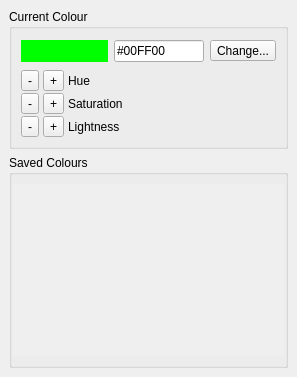
  <widget class="QDockWidget" name="ColoursDock">
   <property name="minimumSize">
    <size>
     <width>297</width>
     <height>377</height>
    </size>
   </property>
   <property name="features">
    <set>QDockWidget::NoDockWidgetFeatures</set>
   </property>
   <property name="windowTitle">
    <string>Colours</string>
   </property>
   <attribute name="dockWidgetArea">
    <number>2</number>
   </attribute>
   <widget class="QWidget" name="ColoursWrapper">
    <layout class="QVBoxLayout" name="verticalLayout">
     <item>
      <widget class="QGroupBox" name="GroupCurrentColour">
       <property name="title">
        <string>Current Colour</string>
       </property>
       <property name="flat">
        <bool>true</bool>
       </property>
       <layout class="QVBoxLayout" name="verticalLayout_5">
        <item>
         <widget class="QWidget" name="ColourCurrentWrapper" native="true">
          <layout class="QHBoxLayout" name="horizontalLayout_4">
           <property name="leftMargin">
            <number>0</number>
           </property>
           <property name="topMargin">
            <number>2</number>
           </property>
           <property name="rightMargin">
            <number>0</number>
           </property>
           <property name="bottomMargin">
            <number>2</number>
           </property>
           <item>
            <widget class="QWidget" name="CurrentColourBlock" native="true">
             <property name="minimumSize">
              <size>
               <width>50</width>
               <height>0</height>
              </size>
             </property>
             <property name="maximumSize">
              <size>
               <width>100</width>
               <height>16777215</height>
              </size>
             </property>
             <property name="baseSize">
              <size>
               <width>100</width>
               <height>0</height>
              </size>
             </property>
             <property name="styleSheet">
              <string notr="true">QWidget { background-color: #00ff00; }</string>
             </property>
            </widget>
           </item>
           <item>
            <widget class="QLineEdit" name="CurrentColourTextBox">
             <property name="sizePolicy">
              <sizepolicy hsizetype="Fixed" vsizetype="Fixed">
               <horstretch>0</horstretch>
               <verstretch>0</verstretch>
              </sizepolicy>
             </property>
             <property name="maximumSize">
              <size>
               <width>90</width>
               <height>16777215</height>
              </size>
             </property>
             <property name="inputMask">
              <string notr="true">\#HHHHHH</string>
             </property>
             <property name="text">
              <string notr="true">#00FF00</string>
             </property>
            </widget>
           </item>
           <item>
            <widget class="QToolButton" name="ChangeCurrentColour">
             <property name="toolTip">
              <string extracomment="Tooltip when hovering over the &quot;custom&quot; button">Open System Colour Picker</string>
             </property>
             <property name="statusTip">
              <string extracomment="Status bar hint when hovering over the &quot;custom&quot; button">Choose a custom colour using the system's colour picker</string>
             </property>
             <property name="text">
              <string>Change...</string>
             </property>
             <property name="icon">
              <iconset theme="color"/>
             </property>
             <property name="toolButtonStyle">
              <enum>Qt::ToolButtonIconOnly</enum>
             </property>
            </widget>
           </item>
          </layout>
         </widget>
        </item>
        <item>
         <widget class="QWidget" name="ColourTweakWrapper" native="true">
          <property name="statusTip">
           <string>Increase the Hue</string>
          </property>
          <layout class="QGridLayout" name="gridLayout_2">
           <property name="leftMargin">
            <number>0</number>
           </property>
           <property name="topMargin">
            <number>0</number>
           </property>
           <property name="rightMargin">
            <number>0</number>
           </property>
           <property name="bottomMargin">
            <number>0</number>
           </property>
           <property name="horizontalSpacing">
            <number>4</number>
           </property>
           <property name="verticalSpacing">
            <number>2</number>
           </property>
           <item row="2" column="0">
            <widget class="QToolButton" name="LightnessDecrease">
             <property name="statusTip">
              <string>Protip: You can scroll over these buttons to quickly change the corresponding HSL attribute!</string>
             </property>
             <property name="text">
              <string notr="true">-</string>
             </property>
             <property name="icon">
              <iconset theme="list-remove">
               <normaloff>.</normaloff>.</iconset>
             </property>
             <property name="iconSize">
              <size>
               <width>12</width>
               <height>12</height>
              </size>
             </property>
            </widget>
           </item>
           <item row="2" column="1">
            <widget class="QToolButton" name="LightnessIncrease">
             <property name="statusTip">
              <string>Protip: You can scroll over these buttons to quickly change the corresponding HSL attribute!</string>
             </property>
             <property name="text">
              <string notr="true">+</string>
             </property>
             <property name="icon">
              <iconset theme="list-add">
               <normaloff>.</normaloff>.</iconset>
             </property>
             <property name="iconSize">
              <size>
               <width>10</width>
               <height>10</height>
              </size>
             </property>
            </widget>
           </item>
           <item row="0" column="2">
            <widget class="QLabel" name="HueLabel">
             <property name="text">
              <string notr="true">Hue</string>
             </property>
            </widget>
           </item>
           <item row="2" column="2">
            <widget class="QLabel" name="LightnessLabel">
             <property name="text">
              <string notr="true">Lightness</string>
             </property>
            </widget>
           </item>
           <item row="0" column="0">
            <widget class="QToolButton" name="HueDecrease">
             <property name="statusTip">
              <string>Protip: You can scroll over these buttons to quickly change the corresponding HSL attribute!</string>
             </property>
             <property name="text">
              <string notr="true">-</string>
             </property>
             <property name="icon">
              <iconset theme="list-remove">
               <normaloff>.</normaloff>.</iconset>
             </property>
             <property name="iconSize">
              <size>
               <width>12</width>
               <height>12</height>
              </size>
             </property>
            </widget>
           </item>
           <item row="0" column="1">
            <widget class="QToolButton" name="HueIncrease">
             <property name="statusTip">
              <string>Protip: You can scroll over these buttons to quickly change the corresponding HSL attribute!</string>
             </property>
             <property name="text">
              <string notr="true">+</string>
             </property>
             <property name="icon">
              <iconset theme="list-add">
               <normaloff>.</normaloff>.</iconset>
             </property>
             <property name="iconSize">
              <size>
               <width>12</width>
               <height>12</height>
              </size>
             </property>
            </widget>
           </item>
           <item row="1" column="0">
            <widget class="QToolButton" name="SaturationDecrease">
             <property name="statusTip">
              <string>Protip: You can scroll over these buttons to quickly change the corresponding HSL attribute!</string>
             </property>
             <property name="text">
              <string notr="true">-</string>
             </property>
             <property name="icon">
              <iconset theme="list-remove">
               <normaloff>.</normaloff>.</iconset>
             </property>
             <property name="iconSize">
              <size>
               <width>12</width>
               <height>12</height>
              </size>
             </property>
            </widget>
           </item>
           <item row="1" column="2">
            <widget class="QLabel" name="SaturationLabel">
             <property name="text">
              <string notr="true">Saturation</string>
             </property>
            </widget>
           </item>
           <item row="1" column="1">
            <widget class="QToolButton" name="SaturationIncrease">
             <property name="statusTip">
              <string>Protip: You can scroll over these buttons to quickly change the corresponding HSL attribute!</string>
             </property>
             <property name="text">
              <string notr="true">+</string>
             </property>
             <property name="icon">
              <iconset theme="list-add">
               <normaloff>.</normaloff>.</iconset>
             </property>
             <property name="iconSize">
              <size>
               <width>12</width>
               <height>12</height>
              </size>
             </property>
            </widget>
           </item>
          </layout>
         </widget>
        </item>
       </layout>
      </widget>
     </item>
     <item>
      <widget class="QGroupBox" name="GroupSavedColours">
       <property name="title">
        <string>Saved Colours</string>
       </property>
       <property name="flat">
        <bool>true</bool>
       </property>
       <layout class="QVBoxLayout" name="verticalLayout_6">
        <property name="leftMargin">
         <number>0</number>
        </property>
        <property name="rightMargin">
         <number>0</number>
        </property>
        <item>
         <widget class="QScrollArea" name="ColoursScrollArea">
          <property name="minimumSize">
           <size>
            <width>225</width>
            <height>0</height>
           </size>
          </property>
          <property name="frameShape">
           <enum>QFrame::NoFrame</enum>
          </property>
          <property name="horizontalScrollBarPolicy">
           <enum>Qt::ScrollBarAlwaysOff</enum>
          </property>
          <property name="widgetResizable">
           <bool>true</bool>
          </property>
          <widget class="QWidget" name="SavedColoursWidget">
           <property name="geometry">
            <rect>
             <x>0</x>
             <y>0</y>
             <width>277</width>
             <height>170</height>
            </rect>
           </property>
           <layout class="QVBoxLayout" name="verticalLayout_3">
            <property name="spacing">
             <number>0</number>
            </property>
            <property name="leftMargin">
             <number>0</number>
            </property>
            <property name="topMargin">
             <number>0</number>
            </property>
            <property name="rightMargin">
             <number>0</number>
            </property>
            <property name="bottomMargin">
             <number>0</number>
            </property>
           </layout>
          </widget>
         </widget>
        </item>
       </layout>
      </widget>
     </item>
    </layout>
   </widget>
  </widget>
